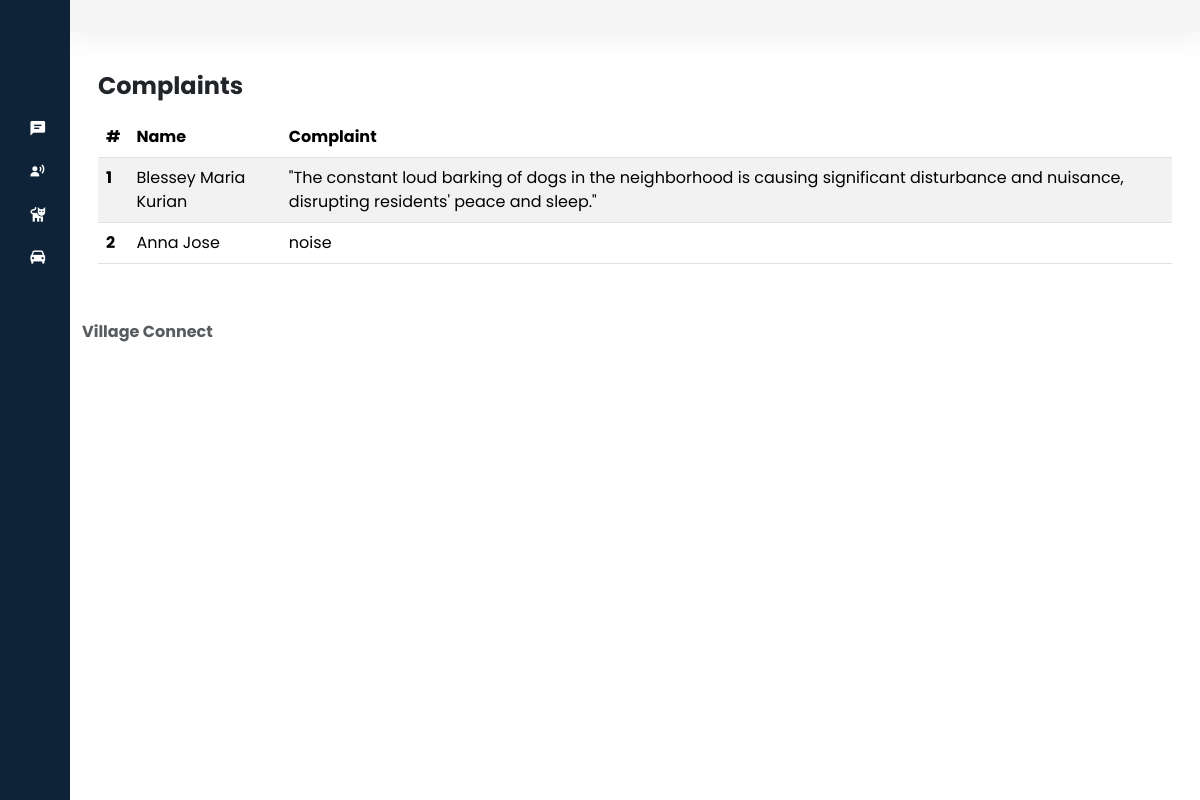
The app's page /admincomp with its own data.
### village_website/models.py (models this page shows)
class Complaints(models.Model):
    name = models.CharField(max_length=100)
    complaints = models.CharField(max_length=500)

### village_admin/views.py (the view)
# urls.py: path('admincomp',views.admincomp,name="admincomp"),
def admincomp(request):
    complaints = Complaints.objects.all()
    return render(request, 'admincomp.html', {'complaints':complaints})

### templates/admincomp.html (shortened to what this page needs)
{% load static %}
<!DOCTYPE html>
<html lang="en">
<head>
    <link href='https://unpkg.com/boxicons@2.1.4/css/boxicons.min.css' rel='stylesheet'>
    <link href="https://cdn.lineicons.com/4.0/lineicons.css" rel="stylesheet" />
    <link href="https://cdn.jsdelivr.net/npm/bootstrap@5.3.2/dist/css/bootstrap.min.css" rel="stylesheet"
>
</head>
<body>
    <div class="wrapper">
        <aside id="sidebar">
            <div class="d-flex">
                <button class="toggle-btn" type="button">
                </button>
            </div>
            <ul class="sidebar-nav">
                <li class="sidebar-item">
                    <a href="adminusers" class="sidebar-link">
                    </a>
                </li>
                <li class="sidebar-item">
                    <a href="admincomp" class="sidebar-link">
                        <i class='bx bxs-comment-detail' ></i>
                    </a>
                </li>
                <li class="sidebar-item">
                    <a href="adminannou" class="sidebar-link">
                        <i class='bx bxs-user-voice' ></i>
                    </a>
                </li>
                <li class="sidebar-item">
                    <a href="adminpet" class="sidebar-link">
                        <i class='bx bxs-cat' ></i>
                    </a>
                </li>
                <li class="sidebar-item">
                    <a href="adminvehicle" class="sidebar-link">
                        <i class='bx bxs-car'></i>
                    </a>
                </li>
            </ul>
            <div class="sidebar-footer">
                <a href="/" class="sidebar-link">
                </a>
            </div>
        </aside>
        <div class="main">
            <nav class="navbar navbar-expand px-4 py-3">
            </nav>
            <main class="content px-3 py-4">
                <div class="container-fluid">
                    <div class="mb-3">
                        <h3 class="fw-bold fs-4 my-3">Complaints
                        </h3>
                        <div class="row">
                            <div class="col-12">
                                <table class="table table-striped">
                                    <thead>
                                        <tr class="highlight">
                                            <th scope="col">#</th>
                                            <th scope="col">Name</th>
                                            <th scope="col">Complaint</th>
                                        </tr>
                                    </thead>
                                    <tbody>
                                        {% for complaint in complaints %}
                                        <tr>
                                            <th scope="row">{{ forloop.counter }}</th>
                                            <td>{{complaint.name}}</td>
                                            <td>{{complaint.complaints}}</td>
                                        </tr>
                                        {% endfor %}
                                    </tbody>
                                </table>
                            </div>
                        </div>
                    </div>
                </div>
            </main>
            <footer class="footer">
                <div class="container-fluid">
                    <div class="row text-body-secondary">
                        <div class="col-6 text-start ">
                            <a class="text-body-secondary" href=" #">
                                <strong>Village Connect</strong>
                            </a>
                        </div>
                    </div>
                </div>
            </footer>
        </div>
    </div>
</body>
</html>

### templates/admincomp.html (style rules this page uses)
a { text-decoration: none; }
li { list-style: none; }
body { font-family: 'Poppins', sans-serif; }
.wrapper { display: flex; }
.main { display: flex; flex-direction: column; min-height: 100vh; width: 100%; overflow: hidden; transition: all 0.35s ease-in-out; background-color: #fff; min-width: 0; }
#sidebar { width: 70px; min-width: 70px; z-index: 1000; transition: all .25s ease-in-out; background-color: #0e2238; display: flex; flex-direction: column; }
.toggle-btn { background-color: transparent; cursor: pointer; border: 0; padding: 1rem 1.5rem; }
.sidebar-nav { padding: 2rem 0; flex: 1 1 auto; }
a.sidebar-link { padding: .625rem 1.625rem; color: #FFF; display: block; font-size: 0.9rem; white-space: nowrap; border-left: 3px solid transparent; }
.sidebar-link i, .dropdown-item i { font-size: 1.1rem; margin-right: .75rem; }
.sidebar-item { position: relative; }
.navbar { background-color: #f5f5f5; box-shadow: 0 0 2rem 0 rgba(33, 37, 41, .1); }

### records on screen
Complaints: name "Blessey Maria Kurian", complaints "\"The constant loud barking of dogs in the neighborhood is causing significant disturbance and nuisance, disrupting residents' peace and sleep.\""
Complaints: name "Anna Jose", complaints "noise"
